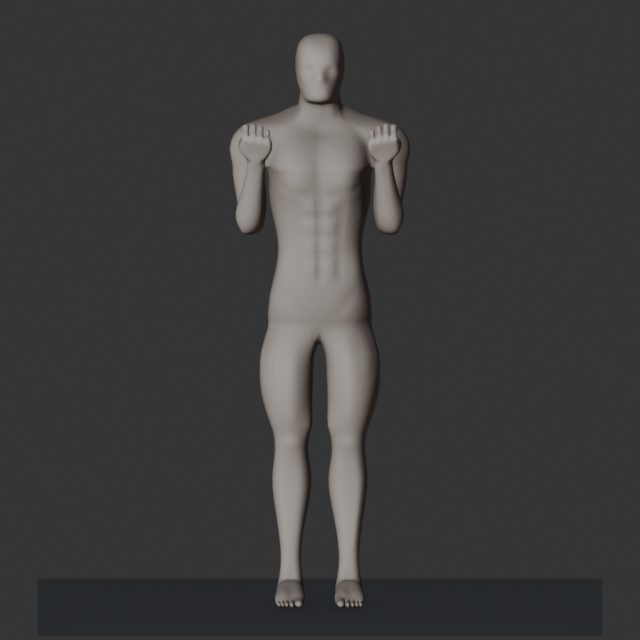
#> input picture ORIGINAL_V1_WORK/candidates/pose_review_r1/pose_curl_peak_front.jpg, 640 x 640 px, given in place of before_side.png, which was not available
$ python assemble_neutral_toe_pad_phone.py out.png
#> lines starting #> are read from the running program, lines starting #| are printed output that depends on the picture; pictures that were not available may be replaced by others from this repository, and a replacement may not be noted
"""Phone sheet from actual native before/after renders, no generated imagery."""
import sys,json
from pathlib import Path
from PIL import Image,ImageDraw,ImageFont
out=Path(sys.argv[1]);W=1400
font='/usr/share/fonts/truetype/dejavu/DejaVuSans.ttf'
def f(size):return ImageFont.truetype(font,size)
canvas=Image.new('RGB',(W,2600),(19,27,37));d=ImageDraw.Draw(canvas)
#> after `canvas = Image.new('RGB', (W, 2600), (19, 27, 37))`:
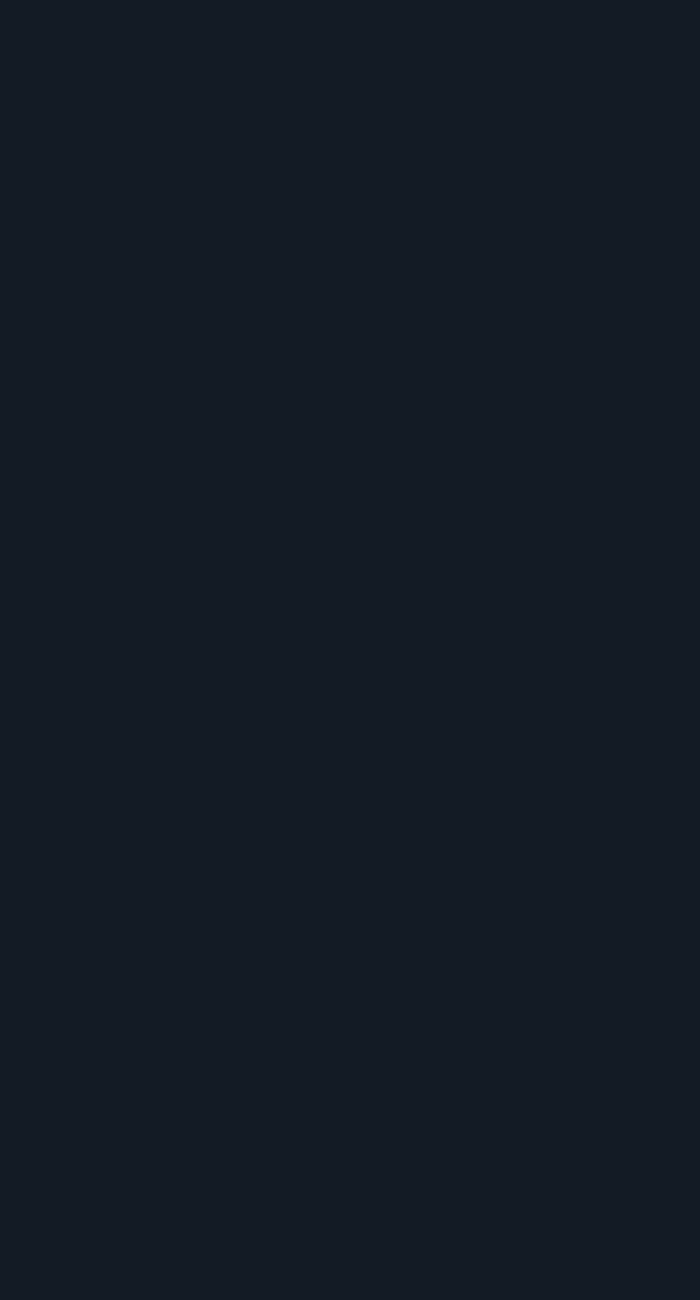
#> canvas: PIL image 1400x2600 RGB (shown at 1/2 size); mean R, G, B 19, 27, 37
d.text((35,25),'ORIGINAL_v1 | neutral toe-pad trial',font=f(44),fill='white')
d.text((35,85),'Actual current mesh | skeleton and foot length preserved',font=f(27),fill='#b2c4d8')
d.text((35,130),'REVIEW ONLY: shape still rejected; no production approval',font=f(28),fill='#ffc36b')
d.text((35,175),'Left-foot surface extract below 160 mm; full-body candidate intact',font=f(24),fill='#b2c4d8')
y=230
for tag,view,label in [('before','side','BEFORE | true neutral, no toe rotation'),
                       ('after','side','TRIAL | rounded underside contact')]:
    d.text((35,y),label,font=f(29),fill='white');y+=48
    im=Image.open(out/(tag+'_'+view+'.png')).convert('RGB')
#> im is the input picture: PIL image 640x640 RGB; mean R, G, B 60.7, 60.2, 59.9
    if view=='side':
        draw=ImageDraw.Draw(im)
        draw.line((0,827,1800,827),fill='#72d2e8',width=3)
        draw.text((35,865),'Reference floor z=0',font=f(27),fill='#72d2e8')
    im=im.resize((1330,887));canvas.paste(im,(35,y));y+=907
#> after `im = im.resize((1330, 887))`:
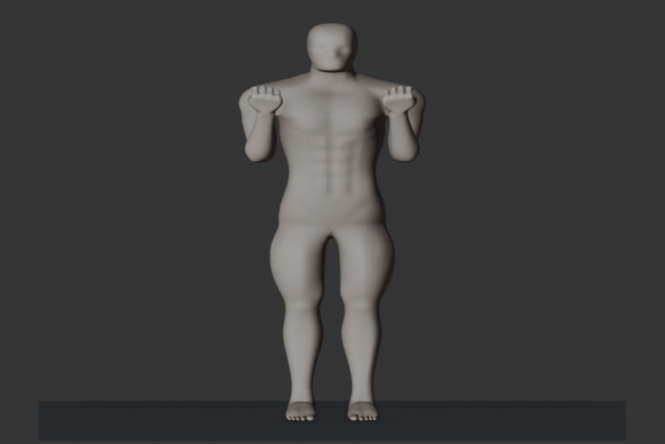
#> im: PIL image 1330x887 RGB (shown at 1/2 size); mean R, G, B 60.7, 60.2, 59.9
#> after `canvas.paste(im, (35, y))`:
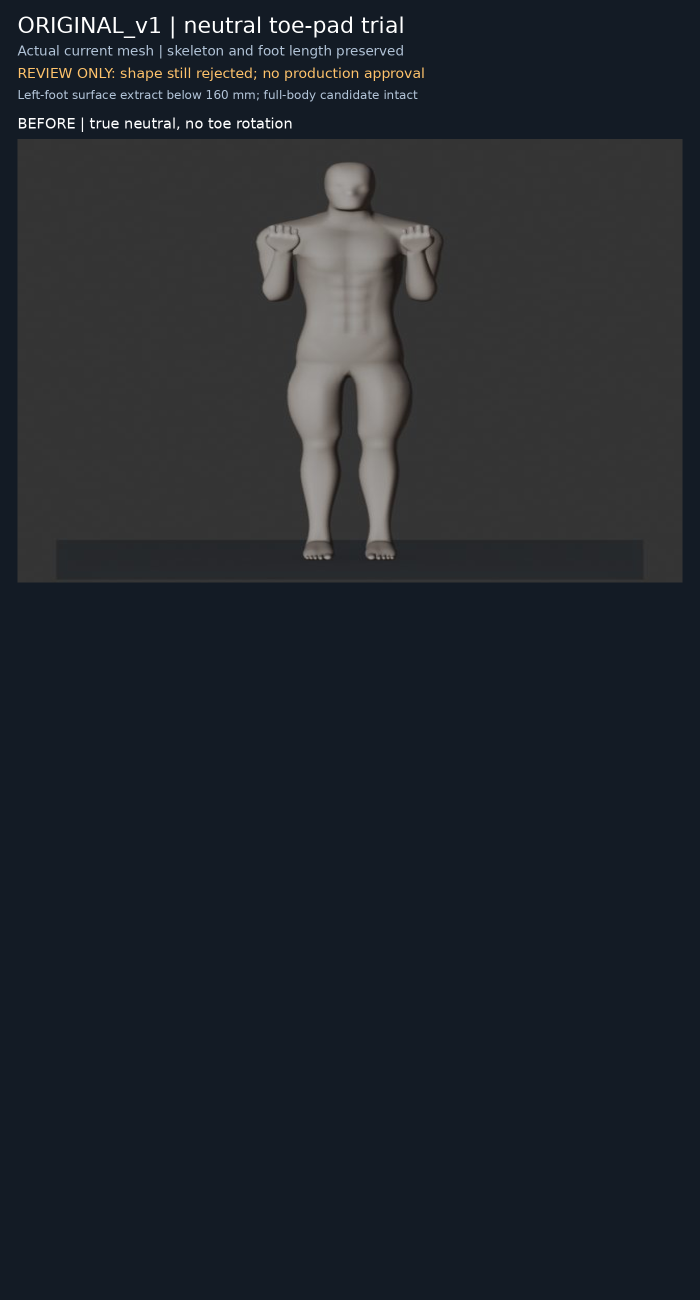
#> canvas: PIL image 1400x2600 RGB (shown at 1/2 size); mean R, G, B 33.8, 38.9, 45.5
    if y>2000:break
#> pass 2 of the loop `for tag,view,label in [('before','side','BEFORE | true neutral, no toe..`:
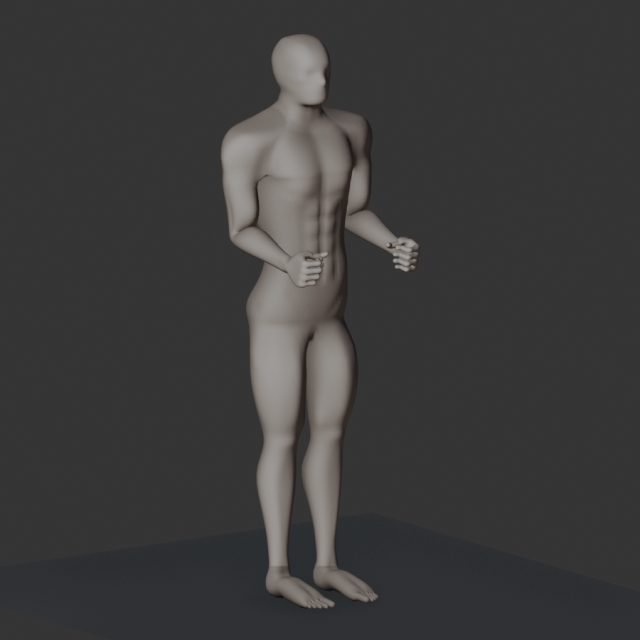
#> input picture ORIGINAL_V1_WORK/candidates/pose_review_r1/pose_grip_three_quarter.jpg, 640 x 640 px, given in place of after_side.png, which was not available
#> im is the input picture: PIL image 640x640 RGB; mean R, G, B 60.4, 59.8, 59.6
#> `im = im.resize((1330, 887))`:
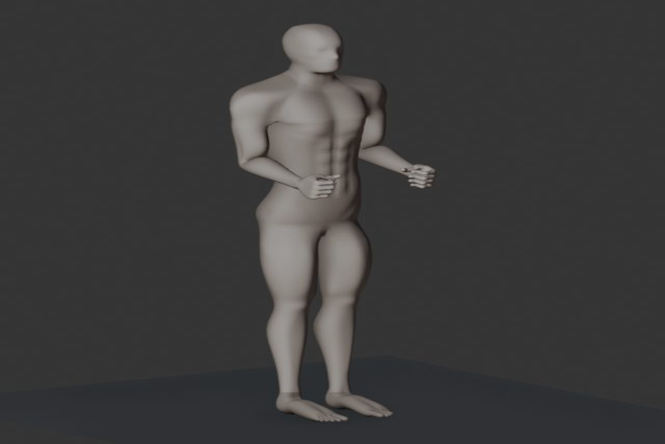
#> im: PIL image 1330x887 RGB (shown at 1/2 size); mean R, G, B 60.4, 59.8, 59.6
#> `canvas.paste(im, (35, y))`:
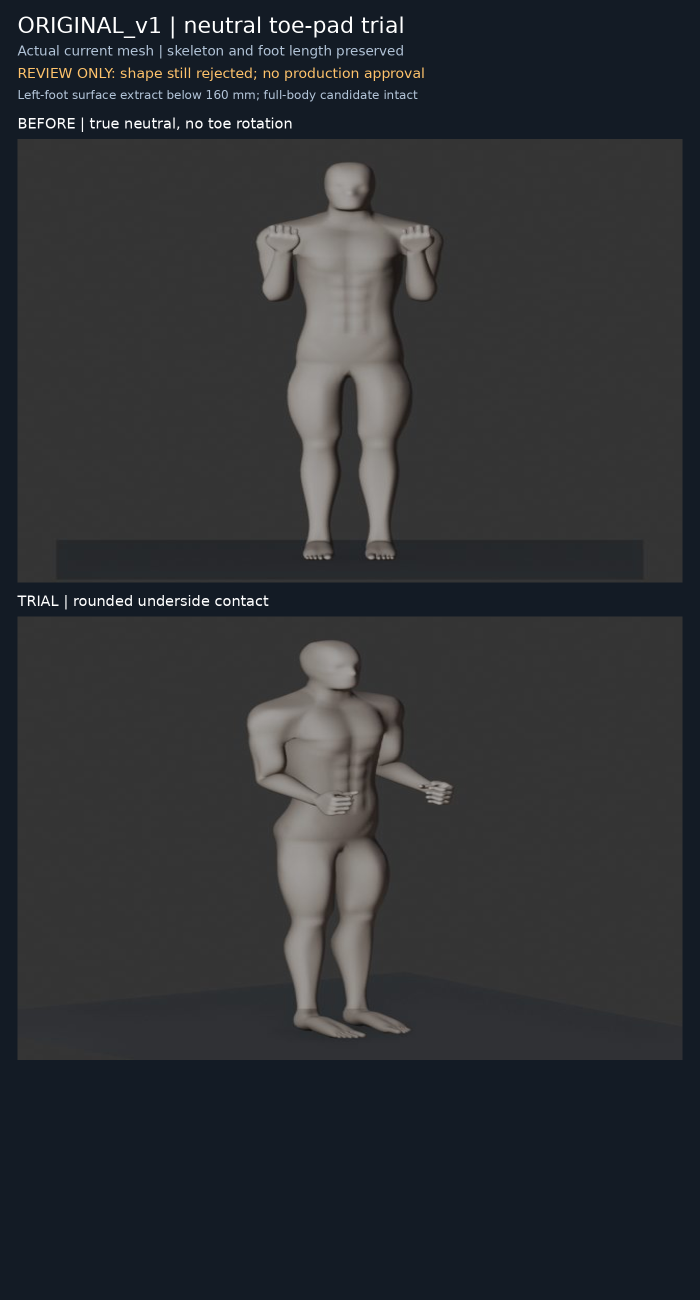
#> canvas: PIL image 1400x2600 RGB (shown at 1/2 size); mean R, G, B 47.4, 49.8, 53
canvas=canvas.crop((0,0,W,2380))
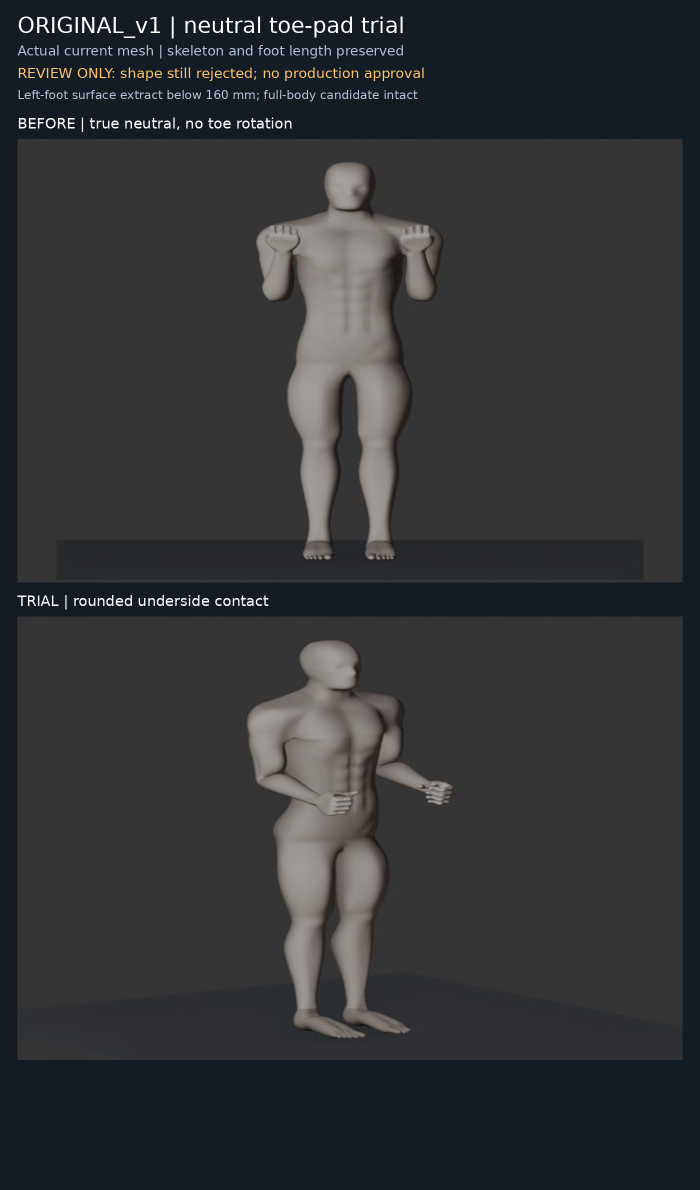
#> canvas: PIL image 1400x2380 RGB (shown at 1/2 size); mean R, G, B 50, 51.9, 54.5
d=ImageDraw.Draw(canvas)
d.text((35,2200),'Each digit sample has a point within 0.001 mm of the floor.',font=f(28),fill='#b2c4d8')
d.text((35,2245),'Feet still 309.16 mm; individual toe articulation unresolved.',font=f(28),fill='#ffc36b')
d.text((35,2290),'902 vertices changed. Loaded/posed contact is NOT validated.',font=f(28),fill='#ffc36b')
canvas.save(out/'NEUTRAL_TOE_PAD_TRIAL_PHONE.png')
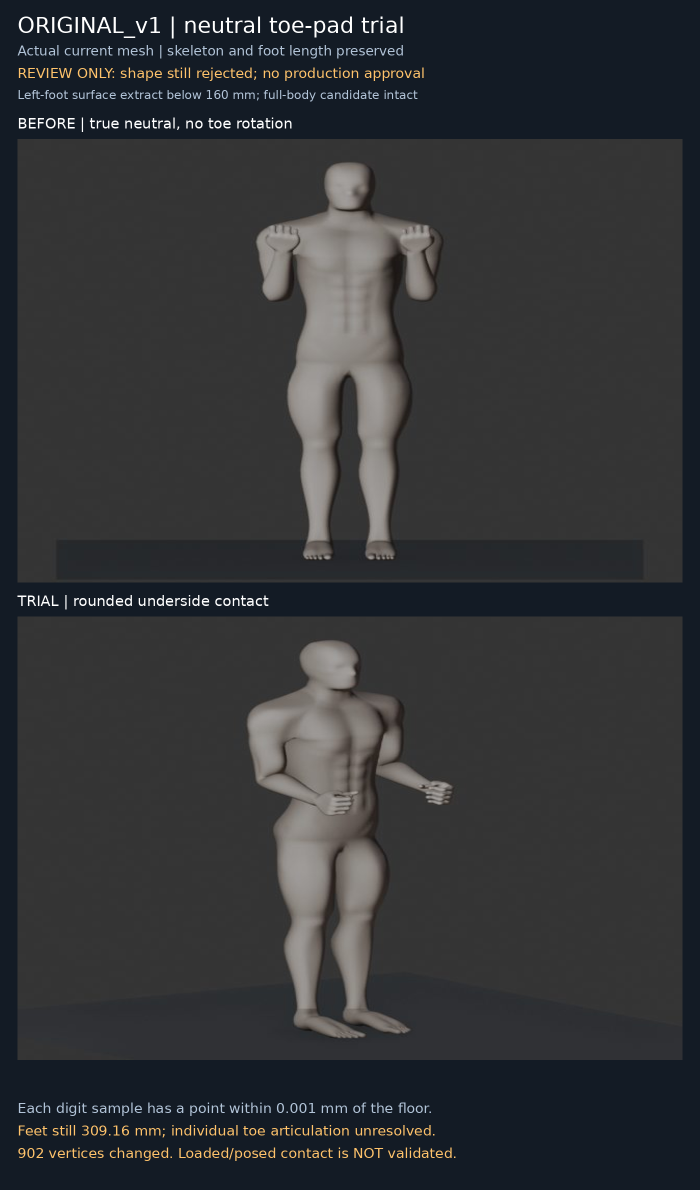
#> saved as NEUTRAL_TOE_PAD_TRIAL_PHONE.png: PIL image 1400x2380 RGB (shown at 1/2 size); mean R, G, B 50.9, 52.5, 54.9
